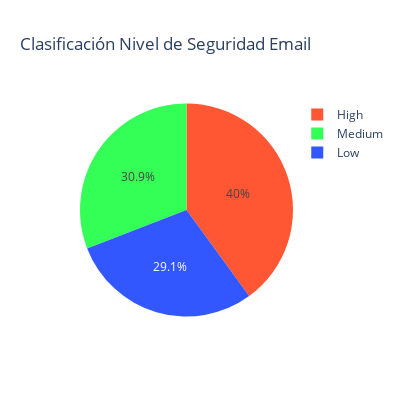

This figure's notebook cell:
### Markdown cell above
### 2. Gráfico pastel por nivel de riesgo de Seguridad

### Code cell
counts = df['Priority_level'].value_counts()
plt.figure(figsize=(4, 4))  # Reducimos el tamaño
plt.pie(counts, labels=counts.index, autopct='%1.1f%%', 
        colors=["#FF5733", "#33FF57", "#3357FF", "#F4C724", "#A833FF"])
plt.title("Clasificación Nivel de Seguridad")
plt.savefig('priority_level_pie_chart.png', dpi=300, bbox_inches='tight')
plt.close()

fig_pie = px.pie(df, 
                 names='Priority_level',
                 title="Clasificación Nivel de Seguridad Email",
                 color_discrete_sequence=["#FF5733", "#33FF57", "#3357FF", "#F4C724", "#A833FF"])

fig_pie.update_layout(width=400, height=400)  # Reducimos el tamaño en píxeles
fig_pie.show()
fig_pie.write_image("priority_level_pie_chart_plotly.png", width=400, height=400)

### Figure 1 — Plotly figure (JSON) as saved in the notebook; plotly's stock layout.template omitted (floating-point values rounded to 4 significant figures; data arrays with more than 128 entries replaced by an {"elided": "..."} marker saying what was removed)
{"data": [{"domain": {"x": [0, 1], "y": [0, 1]}, "hovertemplate": "Priority_level=%{label}<extra></extra>", "labels": {"elided": "1448 str values"}, "legendgroup": "", "name": "", "showlegend": true, "type": "pie"}], "layout": {"height": 400, "legend": {"tracegroupgap": 0}, "piecolorway": ["#FF5733", "#33FF57", "#3357FF", "#F4C724", "#A833FF"], "title": {"text": "Clasificación Nivel de Seguridad Email"}, "width": 400}}
